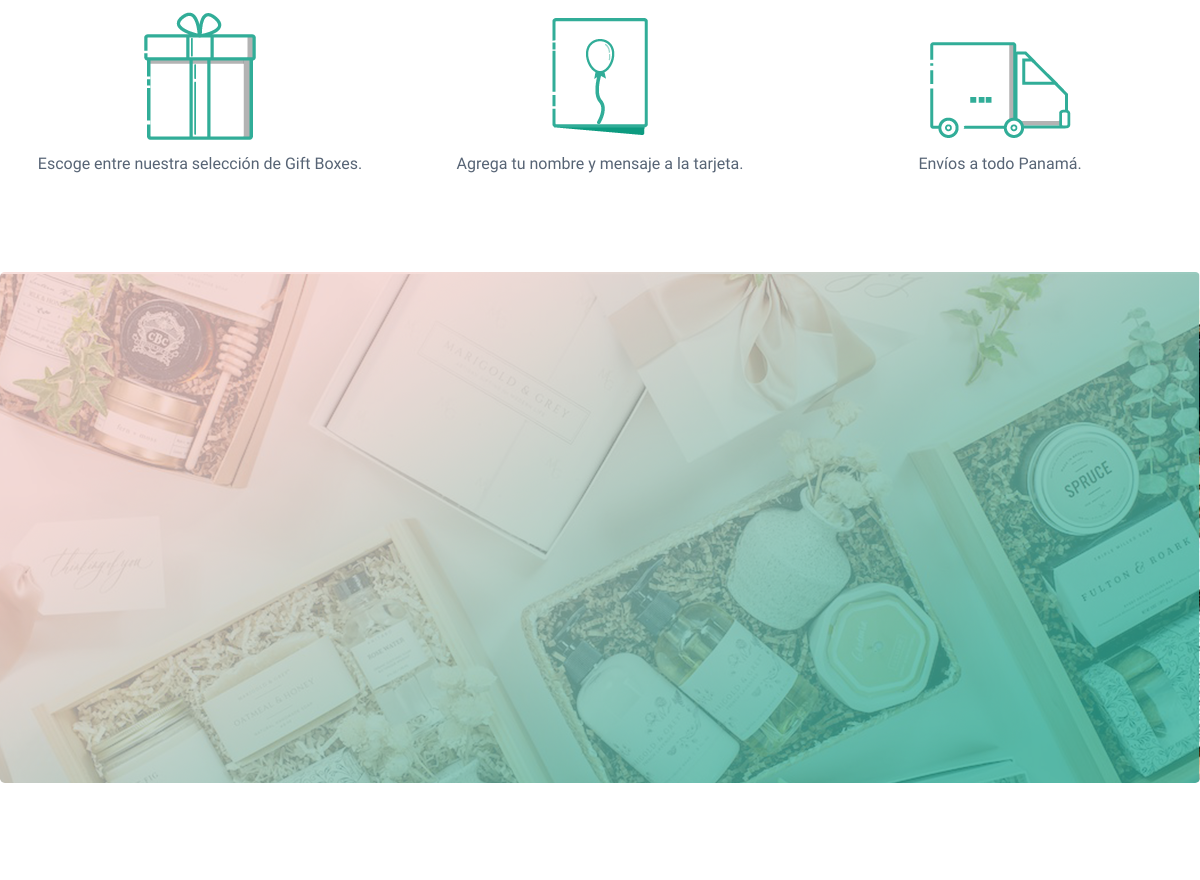
The page /index (middle part) on the database as committed earlier.
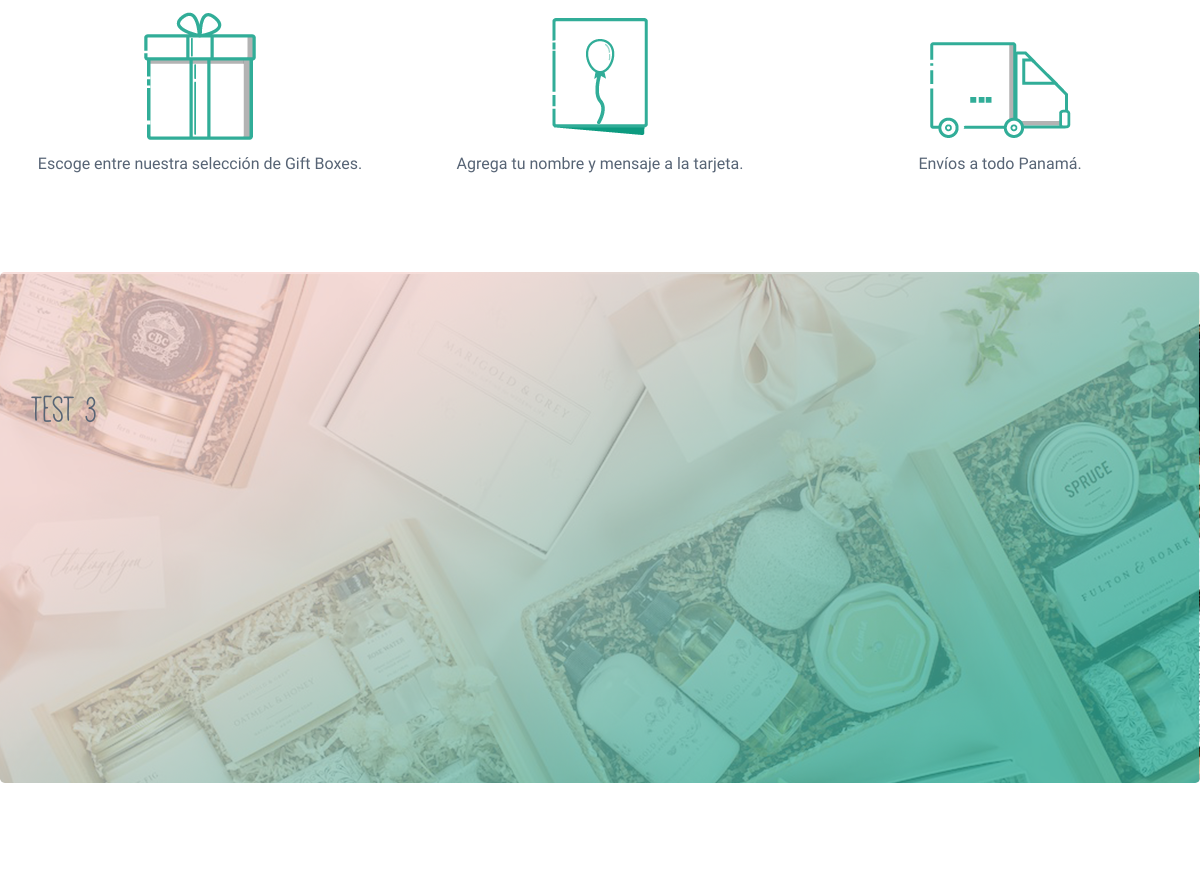
The same page on the database as committed later.
### app/models.py (models this page shows, shortened)
class About(db.Model):
    id = db.Column(db.Integer, primary_key=True)
    body = db.Column(db.String(140))
    en_body = db.Column(db.String(140), nullable=True)

### app/shop/routes.py (the view)
@bp.route('/', methods=['GET', 'POST'])
@bp.route('/index', methods=['GET', 'POST'])
def index():
    organise_products()
    form = FeedbackForm()
    initialize_session_vars()
    if request.method == 'GET' and current_user.is_authenticated:
        form.email.data = current_user.email
    if form.validate_on_submit():
        feedback(form.message.data, form.email.data)
        return redirect(url_for('shop.index')+'#contacto')
    return render_template(
        'shop/index.html',
        lang=str(get_locale()),
        about=About.query.all(),
        items=session['items'],
        total_products=session['total_products'],
        total=session['total'],
        emailForm=form
        )

### app/shop/shop_functions.py (called while the page is built)
def initialize_session_vars():
    if 'total' not in session.keys():
        session['total_products'] = 0
        session['total'] = 0
    if 'items' not in session.keys():
        session['items'] = []

def organise_products():
    product_dict = {"Box": [], "Item": [], "Empty Box": []}
    for product in Product.query.all():
        if product.qty > 0:
            if str(get_locale()) == "es":
                description = product.description
            else:
                description = product.en_description
            product_dict[product.cat].append(
                    [
                    product.id,
                    product.item,
                    product.cat,
                    product.image_file,
                    product.price,
                    product.qty,
                    description,
                    product.back_image_file
                    ]
                )
    session['products'] = product_dict

### app/templates/shop/index.html (shortened to what this page needs)
{% extends "base.html" %}
{% block content %}
<div class="container-fluid padding">
	<div class="text">
	<div class="row text-center padding">
			<div class="col-sm-6 col-md-4">
				<img src="static/img/GIFTBOXIL5.png">
				<p>{{ _('Escoge entre nuestra selección de Gift Boxes.') }}</p>
			</div>
			<div class="col-sm-6 col-md-4">
				<img src="static/img/tarjetail5.png">
				<p>{{ _('Agrega tu nombre y mensaje a la tarjeta.') }}</p>
			</div>
			<div class="col-sm-6 col-md-4">
				<img src="static/img/deliver5.png">
				<p>{{ _('Envíos a todo Panamá.') }}</p>
			</div>
	</div>
	</div>
	</div>
<div class="jumbotron" id="somos">
<div class="container">
<div class="row text-center padding">
	{% if about|length > 0%}
	{% if lang == "es" %}
	<h1>{{ about[0].body }}</h1>
	{% else %}
	<h1>{{ about[0].en_body }}</h1>
	{% endif %}
	{% endif %}
</div>
</div>
</div>
<div class="container-fluid padding" id="productos">
<div class="row text-center padding">
	<div class="col-12">
		<h1>{{ _('Nuestras Gift Boxes prediseñadas') }}</h1>
	</div>
</div>
</div>
{% endblock %}

Rows that differ between the two databases and show on the page:
added About: en_body "test 3"
